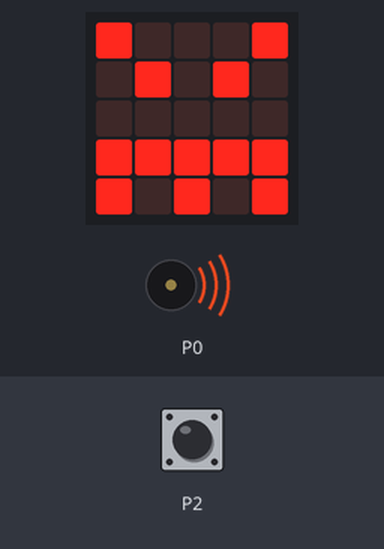
A program run on a simulated BBC micro:bit running MicroPython. Shown: the board's 5×5 LED display, buzzer (waves = sounding). Inputs (shaded band) come from the test bench; at power-on: P2 LOW.

Above: at 1.2 s.
1.3 s: P2 pulled HIGH for 3.2 s
At 2.5 s:
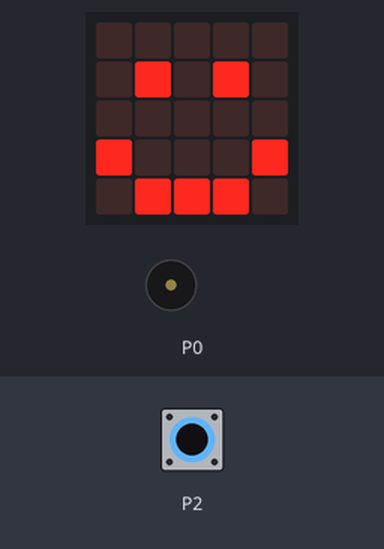
At 4.68 s:
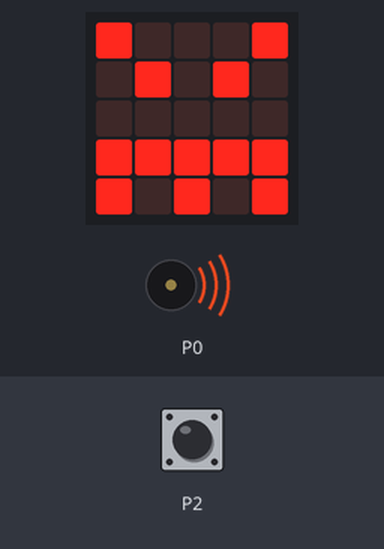
Timing chart, 0 to 13.1 s (numbered marks = the images above; inputs shaded):
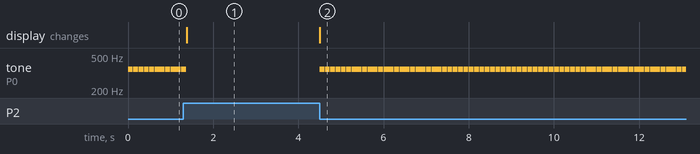

The program:

Flame_emojis.py
```python
import microbit
import music
from microbit import *
display.show(Image.HAPPY)
while True:
    if pin2.read_digital() is 0:
        display.show(Image.ANGRY)
        music.play('f4:1')
    elif pin2.read_digital() is 1:
        display.show(Image.HAPPY)
```

Measured:
- after the input at 1.3 s, the display: changes after 0.08 s (image 1)
- by itself, tone on P0: repeats every 0.13 s: 349 Hz 0.12 s, silent 0.01 s
